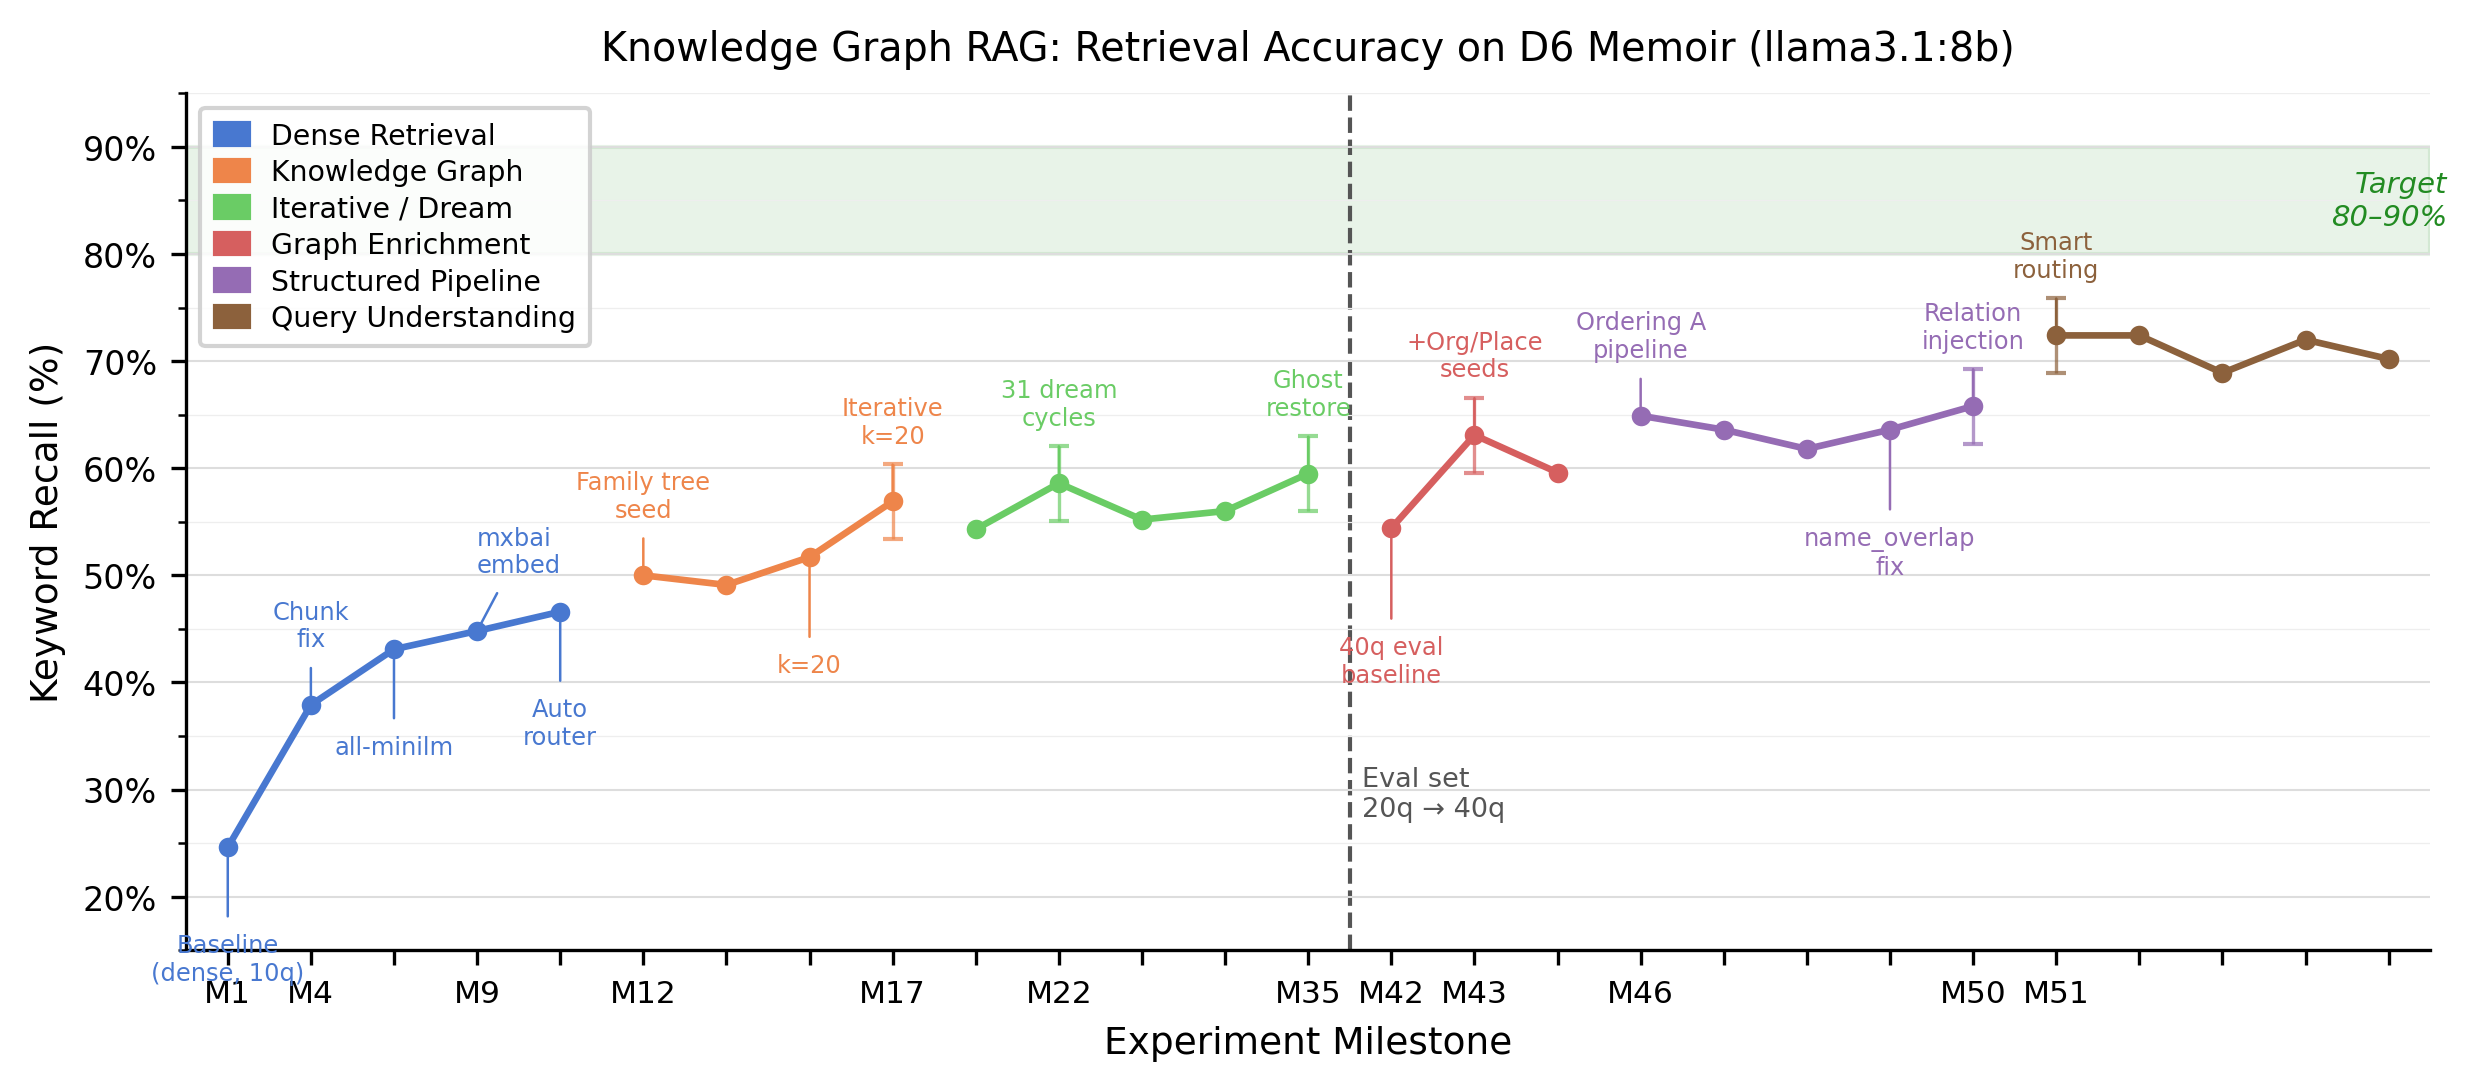

Write the Python code that produced this figure.
"""
D6 RAG Accuracy Progress Chart — research paper figure.

Usage:
    python3 projects/kwaai-knowledge/d6_progress_chart.py

Outputs:
    projects/kwaai-knowledge/d6_progress_chart.png  (300 dpi)
    projects/kwaai-knowledge/d6_progress_chart.pdf
"""

import matplotlib
matplotlib.use("Agg")
import matplotlib.pyplot as plt
import matplotlib.patches as mpatches
import matplotlib.ticker as mticker
import numpy as np

# ---------------------------------------------------------------------------
# Data: (milestone_label, x_position, recall_pct, phase_index)
# All percentages normalised to keyword recall % (0-100).
# x positions are sequential integers; labels are short annotation strings.
# ---------------------------------------------------------------------------

# Phase colours (colourblind-friendly palette)
PHASES = [
    ("Dense Retrieval",        "#4878D0"),  # 0 — blue
    ("Knowledge Graph",        "#EE854A"),  # 1 — orange
    ("Iterative / Dream",      "#6ACC65"),  # 2 — green
    ("Graph Enrichment",       "#D65F5F"),  # 3 — red
    ("Structured Pipeline",    "#956CB4"),  # 4 — purple
    ("Query Understanding",    "#8C613C"),  # 5 — brown
]

# (label, recall%, phase_idx, annotate)
# annotate: short string shown as a callout; None = dot only
MILESTONES = [
    # Phase 0 — Dense Retrieval (20q eval, normalised to kw%)
    ("M1",  24.6, 0, "Baseline\n(dense, 10q)"),
    ("M4",  37.9, 0, "Chunk\nfix"),
    ("M5",  43.1, 0, "all-minilm"),
    ("M9",  44.8, 0, "mxbai\nembed"),
    ("M11", 46.6, 0, "Auto\nrouter"),
    # Phase 1 — Knowledge Graph
    ("M12", 50.0, 1, "Family tree\nseed"),
    ("M14", 49.1, 1, None),
    ("M16", 51.7, 1, "k=20"),
    ("M17", 56.9, 1, "Iterative\nk=20"),
    # Phase 2 — Iterative / Dream
    ("M21", 54.3, 2, None),
    ("M22", 58.6, 2, "31 dream\ncycles"),
    ("M25", 55.2, 2, None),
    ("M27", 56.0, 2, None),
    ("M35", 59.5, 2, "Ghost\nrestore"),
    # Phase 3 — Graph Enrichment (40q eval starts here)
    ("M42", 54.4, 3, "40q eval\nbaseline"),
    ("M43", 63.1, 3, "+Org/Place\nseeds"),
    ("M45", 59.6, 3, None),
    # Phase 4 — Structured Pipeline
    ("M46", 64.9, 4, "Ordering A\npipeline"),
    ("M47", 63.6, 4, None),
    ("M48", 61.8, 4, None),
    ("M49", 63.6, 4, "name_overlap\nfix"),
    ("M50", 65.8, 4, "Relation\ninjection"),
    # Phase 5 — Query Understanding
    ("M51", 72.4, 5, "Smart\nrouting"),
    ("M52", 72.4, 5, None),
    ("M53", 68.9, 5, None),
    ("M54", 72.0, 5, None),
    ("M55", 70.2, 5, None),
]

# Eval set change: from 20q/116kw to 40q/225kw between M35 and M42
EVAL_CHANGE_X = 14.5  # midpoint between M35 (x=13) and M42 (x=14)

# Noise floor: ±3.5pp (confirmed ±4pp spread, ~±3.5pp std)
NOISE = 3.5

# Representative points that get error bars (to avoid clutter)
ERROR_BAR_LABELS = {"M17", "M22", "M35", "M43", "M50", "M51"}

# ---------------------------------------------------------------------------
# Build arrays
# ---------------------------------------------------------------------------
xs = np.arange(len(MILESTONES), dtype=float)
ys = np.array([m[1] for m in MILESTONES])
phases = [m[2] for m in MILESTONES]

# Remap EVAL_CHANGE_X: index-based position
# M35 is index 13, M42 is index 14 → change at x = 13.5
EVAL_CHANGE_IDX = 13.5

# ---------------------------------------------------------------------------
# Figure
# ---------------------------------------------------------------------------
fig, ax = plt.subplots(figsize=(8.5, 4.2))
fig.subplots_adjust(left=0.09, right=0.97, top=0.90, bottom=0.22)

# Target band (80–90%)
ax.axhspan(80, 90, alpha=0.10, color="#228B22", zorder=0)
ax.text(len(MILESTONES) - 0.3, 85, "Target\n80–90%", va="center", ha="right",
        fontsize=7, color="#228B22", style="italic")

# Eval set change marker
ax.axvline(EVAL_CHANGE_IDX, color="#555555", linewidth=1.0, linestyle="--", zorder=1)
ax.text(EVAL_CHANGE_IDX + 0.15, 27, "Eval set\n20q → 40q",
        fontsize=6.5, color="#555555", va="bottom")

# Draw phase-coloured line segments
phase_start = 0
for i in range(1, len(MILESTONES)):
    if phases[i] != phases[phase_start] or i == len(MILESTONES) - 1:
        end = i if phases[i] != phases[phase_start] else i + 1
        seg_x = xs[phase_start:end]
        seg_y = ys[phase_start:end]
        colour = PHASES[phases[phase_start]][1]
        ax.plot(seg_x, seg_y, color=colour, linewidth=1.6, zorder=2,
                solid_capstyle="round", solid_joinstyle="round")
        phase_start = i

# Dots
for i, (label, recall, phase_idx, ann) in enumerate(MILESTONES):
    colour = PHASES[phase_idx][1]
    ax.scatter(xs[i], recall, color=colour, s=22, zorder=4, linewidths=0)

# Error bars on representative points
for i, (label, recall, phase_idx, ann) in enumerate(MILESTONES):
    if label in ERROR_BAR_LABELS:
        colour = PHASES[phase_idx][1]
        ax.errorbar(xs[i], recall, yerr=NOISE, fmt="none",
                    ecolor=colour, elinewidth=0.8, capsize=2.5, zorder=3, alpha=0.7)

# Annotations (callouts above/below key milestones)
# (milestone_index, y_offset, ha)
ANNO_POS = {
    "M1":  (-8,  "center"),
    "M4":  (+5,  "center"),
    "M5":  (-8,  "center"),
    "M9":  (+5,  "left"),
    "M11": (-8,  "center"),
    "M12": (+5,  "center"),
    "M16": (-9,  "center"),
    "M17": (+5,  "center"),
    "M22": (+5,  "center"),
    "M35": (+5,  "center"),
    "M42": (-10, "center"),
    "M43": (+5,  "center"),
    "M46": (+5,  "center"),
    "M49": (-9,  "center"),
    "M50": (+5,  "center"),
    "M51": (+5,  "center"),
}

for i, (label, recall, phase_idx, ann) in enumerate(MILESTONES):
    if ann and label in ANNO_POS:
        y_off, ha = ANNO_POS[label]
        colour = PHASES[phase_idx][1]
        ax.annotate(
            ann,
            xy=(xs[i], recall),
            xytext=(xs[i], recall + y_off),
            ha=ha, va="top" if y_off < 0 else "bottom",
            fontsize=5.8,
            color=colour,
            arrowprops=dict(arrowstyle="-", color=colour, lw=0.6),
        )

# Axes
ax.set_xlim(-0.5, len(MILESTONES) - 0.5)
ax.set_ylim(15, 95)
ax.set_ylabel("Keyword Recall (%)", fontsize=9)
ax.set_xlabel("Experiment Milestone", fontsize=9)

# X-tick labels: major milestones only
tick_labels = [m[0] if m[0] in {
    "M1", "M4", "M9", "M12", "M17", "M22", "M35",
    "M42", "M43", "M46", "M50", "M51"
} else "" for m in MILESTONES]
ax.set_xticks(xs)
ax.set_xticklabels(tick_labels, fontsize=7.5, rotation=0)

ax.yaxis.set_major_formatter(mticker.FormatStrFormatter("%d%%"))
ax.yaxis.set_major_locator(mticker.MultipleLocator(10))
ax.yaxis.set_minor_locator(mticker.MultipleLocator(5))
ax.tick_params(axis="y", labelsize=8)

# Spine cleanup
ax.spines["top"].set_visible(False)
ax.spines["right"].set_visible(False)
ax.grid(axis="y", color="#DDDDDD", linewidth=0.5, zorder=0)
ax.grid(axis="y", which="minor", color="#EEEEEE", linewidth=0.3, zorder=0)

# Legend
legend_patches = [
    mpatches.Patch(color=PHASES[i][1], label=PHASES[i][0])
    for i in range(len(PHASES))
]
ax.legend(
    handles=legend_patches,
    loc="upper left",
    fontsize=6.8,
    framealpha=0.85,
    edgecolor="#CCCCCC",
    handlelength=1.2,
    handleheight=0.8,
    borderpad=0.5,
    labelspacing=0.3,
)

# Title
ax.set_title(
    "Knowledge Graph RAG: Retrieval Accuracy on D6 Memoir (llama3.1:8b)",
    fontsize=9.5, pad=8
)

# ---------------------------------------------------------------------------
# Save
# ---------------------------------------------------------------------------
out_base = "projects/kwaai-knowledge/d6_progress_chart"
fig.savefig(out_base + ".png", dpi=300, bbox_inches="tight")
fig.savefig(out_base + ".pdf", bbox_inches="tight")
print(f"Saved {out_base}.png and {out_base}.pdf")
